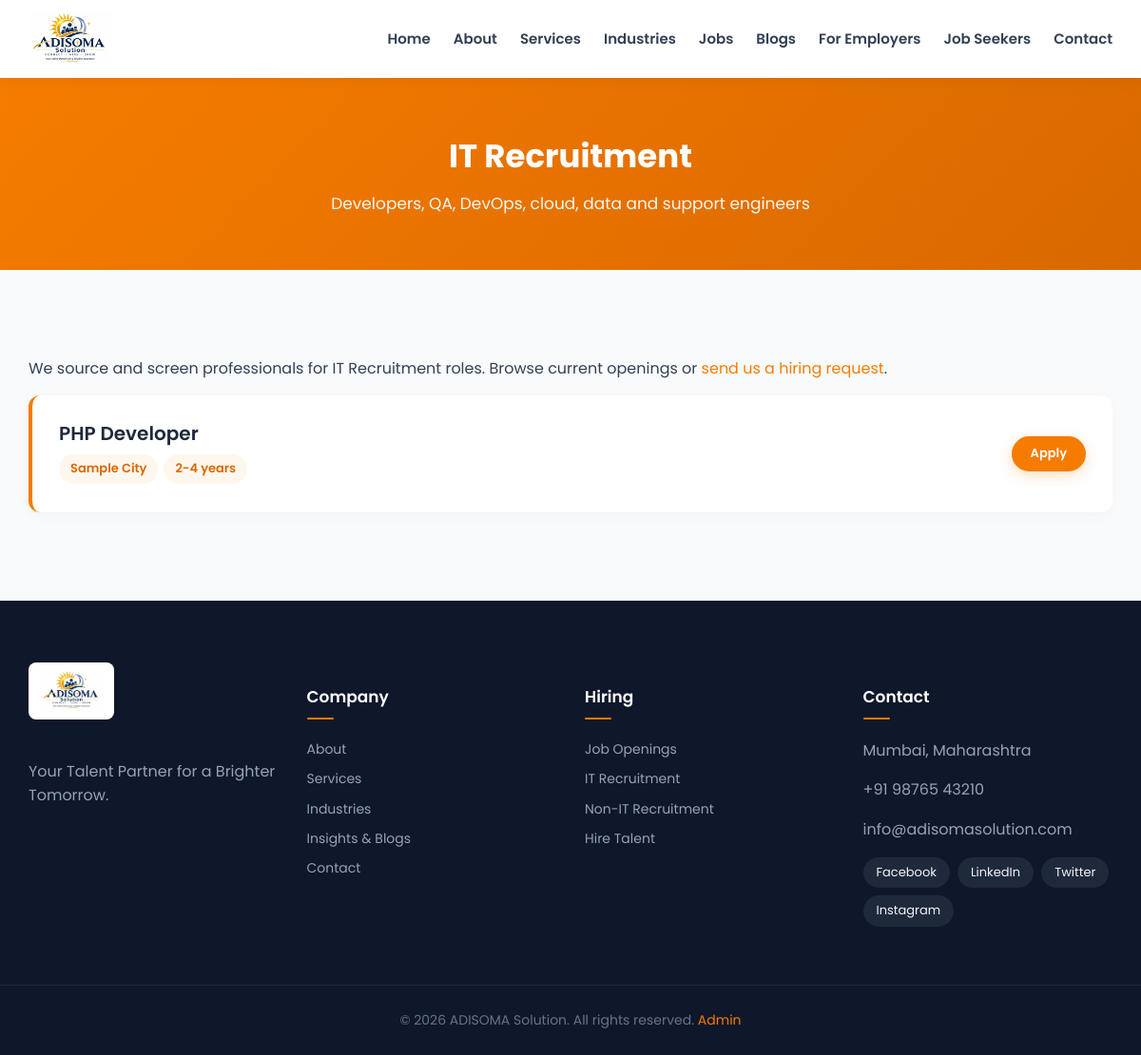
The page /it-recruitment.php on the database its author committed.
### tables this page shows
CREATE TABLE jobs(id INT AUTO_INCREMENT PRIMARY KEY,title VARCHAR(150) NOT NULL,category ENUM('IT','Non-IT') NOT NULL DEFAULT 'IT',location VARCHAR(100) NOT NULL,job_type VARCHAR(30) NOT NULL DEFAULT 'Full-time',experience VARCHAR(50),salary VARCHAR(60),description TEXT NOT NULL,status ENUM('draft','published') NOT NULL DEFAULT 'draft',created_at TIMESTAMP DEFAULT CURRENT_TIMESTAMP,INDEX(status),INDEX(category));

### config/database.php (called while the page is built, shortened)
<?php
function db(): PDO {
    static $p;
    if (!$p) {
        $p = new PDO(
            'mysql:host=' . DB_HOST . ';dbname=' . DB_NAME . ';charset=utf8mb4',
            DB_USER,
            DB_PASS,
            [
                PDO::ATTR_ERRMODE => PDO::ERRMODE_EXCEPTION,
                PDO::ATTR_DEFAULT_FETCH_MODE => PDO::FETCH_ASSOC,
                PDO::ATTR_EMULATE_PREPARES => false
            ]
        );
    }
    return $p;
}

### includes/functions.php (called while the page is built, shortened)
<?php
require_once __DIR__.'/../config/database.php';
function e($s){return htmlspecialchars((string)$s,ENT_QUOTES,'UTF-8');}

### it-recruitment.php (the view)
<?php $title='IT Recruitment'; $sub='Developers, QA, DevOps, cloud, data and support engineers'; include 'includes/header.php';
$st=db()->prepare("SELECT * FROM jobs WHERE status='published' AND category=? ORDER BY id DESC"); $st->execute(['IT']); ?>
<section class="s"><div class="wrap"><p>We source and screen professionals for IT Recruitment roles. Browse current openings or <a href="employers.php">send us a hiring request</a>.</p>
<?php foreach($st as $j): ?><div class="job"><div><h3 style="margin:0"><?=e($j['title'])?></h3><span class="tag"><?=e($j['location'])?></span><span class="tag"><?=e($j['experience'])?></span></div><a class="btn sm" href="apply.php?id=<?=$j['id']?>">Apply</a></div><?php endforeach; ?></div></section>
<?php include 'includes/footer.php'; ?>

### assets/css/style.css (style rules this page uses)
:root { --o: #f57c00; --od: #d96800; --n: #1e293b; --bg: #ffffff; --bg-alt: #f8fafc; --g: #64748b; --border: #e2e8f0; }
* { box-sizing: border-box; }
body { margin: 0; font-family: 'Poppins', sans-serif; color: #334155; line-height: 1.6; background: var(--bg-alt); -webkit-font-smoothing: antialiased; }
a { color: var(--o); text-decoration: none; transition: all 0.25s ease; }
.wrap { max-width: 1180px; margin: auto; padding: 0 20px; }
.btn { display: inline-flex; align-items: center; justify-content: center; background: var(--o); color: #fff !important; padding: 13px 28px; border: 2px solid var(--o); border-radius: 30px; font-weight: 600; cursor: pointer; font-size: 15px; box-shadow: 0 4px 14px rgba(245, 124, 0, 0.25); transition: all 0.25s ease; text-decoration: none; line-height: 1.3; }
.btn.sm { padding: 8px 18px; font-size: 13px; border-radius: 20px; }
section.s { padding: 75px 0; }
.job { display: flex; justify-content: space-between; align-items: center; gap: 20px; background: #fff; padding: 24px 28px; border-radius: 12px; box-shadow: 0 3px 15px rgba(0,0,0,0.03); margin-bottom: 18px; border-left: 4px solid var(--o); transition: all 0.25s ease; }
.job h3 { font-size: 20px; color: var(--n); margin: 0; font-weight: 600; }
.tag { display: inline-block; background: #fff7ed; color: var(--od); padding: 5px 12px; border-radius: 16px; font-size: 13px; margin: 6px 6px 6px 0; font-weight: 600; }

### rows shown on the page
jobs: title "PHP Developer", location "Sample City", experience "2-4 years"

### other values the page prints
$l "Home"
$l "About"
$l "Services"
$l "Industries"
$l "Jobs"
$l "Blogs"
$l "For Employers"
$l "Job Seekers"
$l "Contact"
$title "IT Recruitment"
$sub "Developers, QA, DevOps, cloud, data and support engineers"
CO['address'] "Mumbai, Maharashtra"
CO['phone'] "+91 98765 43210"
CO['email'] "info@adisomasolution.com"
